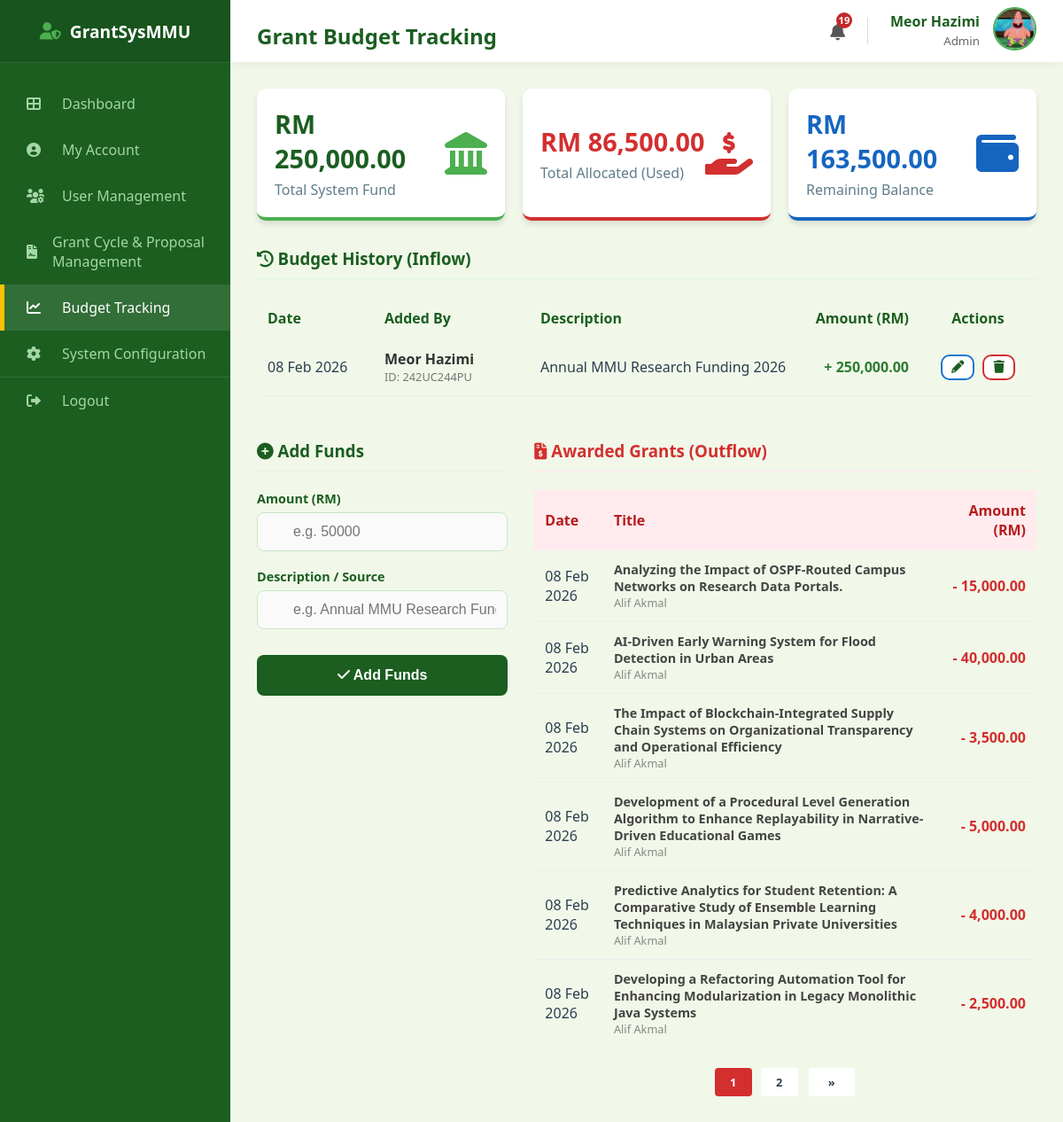
The page /admin/budget (signed in) on the database as committed earlier.
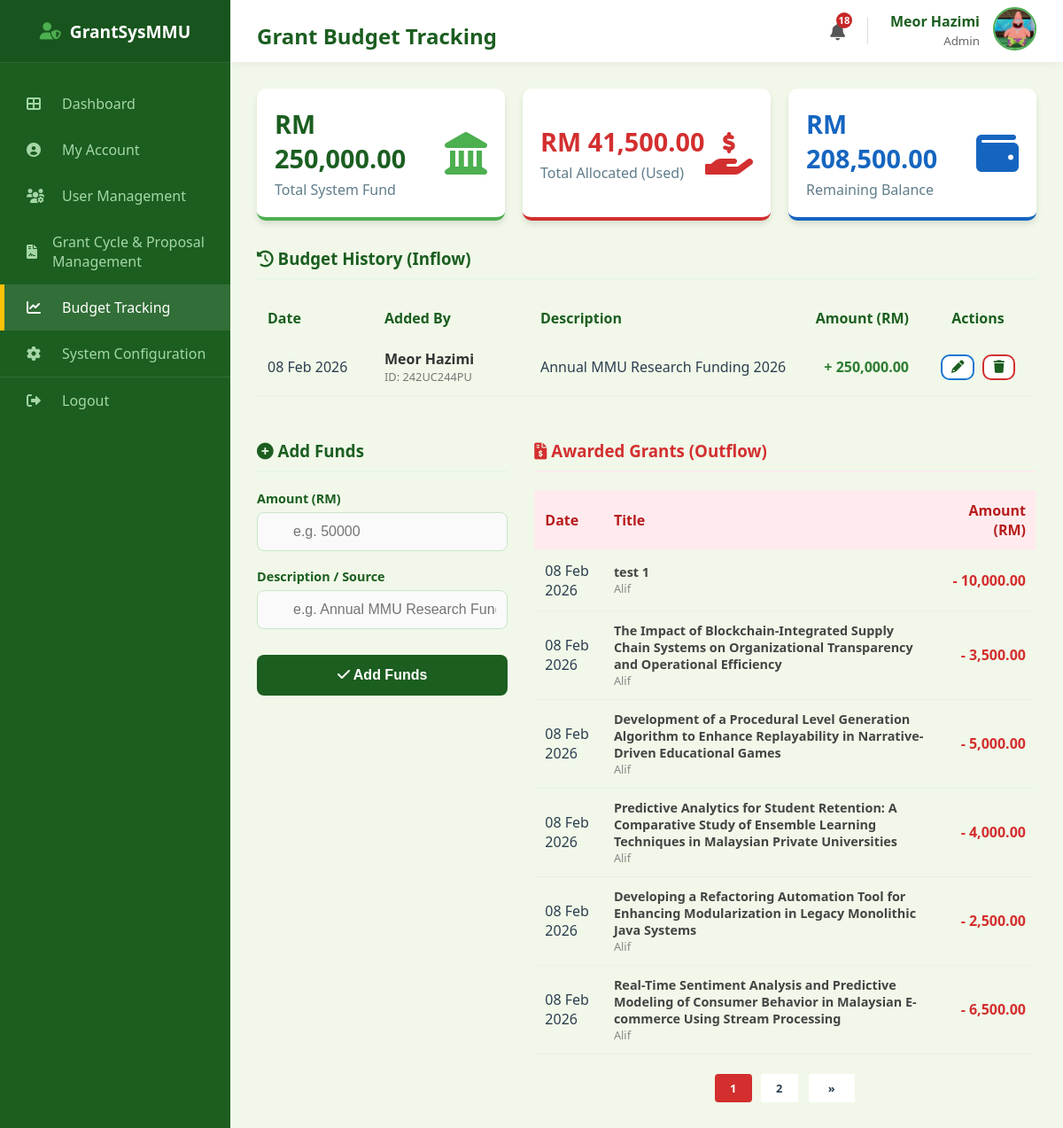
The same page on the database as committed later.
### models.py (models this page shows, shortened)
class Budget(db.Model):
    __tablename__ = "budget"
    budget_id = db.Column(db.Integer, primary_key=True)
    amount = db.Column(db.Float, nullable=False)
    description = db.Column(db.String(255), nullable=False)
    created_at = db.Column(db.DateTime, default=malaysia_now)
    admin_id = db.Column(db.String(50), db.ForeignKey("user.mmu_id"), nullable=False)
    admin = db.relationship("User", backref="budgets_added")

class User(db.Model):
    __tablename__ = "user"
    mmu_id = db.Column(db.String(15), primary_key=True)
    name = db.Column(db.String(150), nullable=False)
    email = db.Column(db.String(100), unique=True, nullable=False)
    password = db.Column(db.String(100), nullable=False)
    faculty = db.Column(db.String(100), nullable=False)
    user_role = db.Column(db.String(25), nullable=False)
    profile_image = db.Column(db.String(20), nullable=False, default="default.jpg")
    phone_number = db.Column(db.String(20), nullable=True)
    admin_profile = db.relationship(
        "Admin", backref="user_info", uselist=False, cascade="all, delete-orphan"
    )
    researcher_profile = db.relationship(
        "Researcher", backref="user_info", uselist=False, cascade="all, delete-orphan"
    )
    reviewer_profile = db.relationship(
        "Reviewer", backref="user_info", uselist=False, cascade="all, delete-orphan"
    )
    hod_profile = db.relationship(
        "HOD", backref="user_info", uselist=False, cascade="all, delete-orphan"
    )

class Grant(db.Model):
    __tablename__ = "grant"
    grant_id = db.Column(db.Integer, primary_key=True)
    grant_amount = db.Column(db.Float, nullable=False)
    award_date = db.Column(db.DateTime, default=malaysia_now)
    proposal_id = db.Column(
        db.Integer, db.ForeignKey("proposal.proposal_id"), nullable=False
    )
    proposal = db.relationship(
        "Proposal", backref=db.backref("grant_award", uselist=False)
    )

class Proposal(db.Model):
    __tablename__ = "proposal"
    proposal_id = db.Column(db.Integer, primary_key=True)
    title = db.Column(db.String(255), nullable=False)
    research_area = db.Column(db.String(100), nullable=False, default="General")
    requested_budget = db.Column(db.Float, nullable=False)
    status = db.Column(db.String(30), nullable=False, default="Draft")
    submission_date = db.Column(db.Date, default=malaysia_now)
    document_file = db.Column(db.String(100), nullable=True)
    review_score = db.Column(db.Integer, nullable=True)
    review_feedback = db.Column(db.Text, nullable=True)
    review_draft = db.Column(db.Text, nullable=True)
    researcher_id = db.Column(
        db.Integer, db.ForeignKey("researcher.researcher_id"), nullable=False
    )
    cycle_id = db.Column(
        db.Integer, db.ForeignKey("grant_cycle.cycle_id"), nullable=False
    )
    assigned_reviewer_id = db.Column(
        db.Integer, db.ForeignKey("reviewer.reviewer_id"), nullable=True
    )
    assigned_hod_id = db.Column(db.Integer, db.ForeignKey("hod.hod_id"), nullable=True)
    reviewer = db.relationship("Reviewer", foreign_keys=[assigned_reviewer_id])
    hod = db.relationship("HOD", foreign_keys=[assigned_hod_id])
    deadlines = db.relationship(
        "Deadline", backref="proposal", cascade="all, delete-orphan"
    )

### routes/admin_routes.py (the view, shortened to what this page needs)
@admin_bp.route("/admin/budget", methods=["GET", "POST"])
def admin_budget_tracking():
    if session.get("role") != "Admin":
        return redirect(url_for("admin.admin_login"))
    total_budget_in = db.session.query(func.sum(Budget.amount)).scalar() or 0.0
    total_grants_out = db.session.query(func.sum(Grant.grant_amount)).scalar() or 0.0
    current_balance = total_budget_in - total_grants_out
    budget_history = Budget.query.order_by(Budget.created_at.desc()).all()
    page = request.args.get("page", 1, type=int)
    per_page = 6
    active_grants = Grant.query.order_by(Grant.award_date.desc()).paginate(
        page=page, per_page=per_page, error_out=False
    )
    return render_template(
        "admin_budget_tracking.html",
        user=User.query.get(session["user_id"]),
        total_fund=total_budget_in,
        total_allocated=total_grants_out,
        current_balance=current_balance,
        budget_history=budget_history,
        active_grants=active_grants,
    )

### main.py (called while the page is built)
@app.context_processor
def inject_notifications():
    if "user_id" in session:
        unread = Notification.query.filter_by(recipient_id=session["user_id"], is_read=False).count()
        return dict(unread_notifications=unread)
    return dict(unread_notifications=0)

### templates/admin_budget_tracking.html (shortened to what the changed rows need)
<!DOCTYPE html>
<html lang="en">
<head>
    <link rel="stylesheet" type="text/css" href="{{ url_for('static', filename='style.css') }}">
    <link rel="stylesheet" href="https://cdnjs.cloudflare.com/ajax/libs/font-awesome/6.0.0/css/all.min.css">
</head>
<body>
    <div class="dashboard-container">
        <div class="main-content">
            <div class="top-bar">
                <h2>Grant Budget Tracking</h2>
                <div style="display: flex; align-items: center; gap: 25px;">
                    <a href="{{ url_for('auth.view_notifications') }}"
                        style="position: relative; color: #555; font-size: 1.2rem; text-decoration: none;">
                        <i class="fas fa-bell"></i>
                        {% if unread_notifications > 0 %}
                        <span
                            style="position: absolute; top: -8px; right: -8px; background: #c62828; color: white; border-radius: 50%; width: 18px; height: 18px; font-size: 0.7rem; display: flex; align-items: center; justify-content: center; font-weight: bold;">
                            {{ unread_notifications }}
                        </span>
                        {% endif %}
                    </a>
                </div>
            </div>
            <div class="content-wrapper">
                <div class="stats-grid">
                    <div class="stat-card" style="border-bottom-color: #d32f2f;">
                        <div class="stat-info">
                            <h3 style="color: #d32f2f; font-size: 1.8rem;">RM {{ "{:,.2f}".format(total_allocated) }}
                            </h3>
                            <p>Total Allocated (Used)</p>
                        </div>
                    </div>
                    <div class="stat-card" style="border-bottom-color: #1565c0;">
                        <div class="stat-info">
                            <h3 style="color: #1565c0; font-size: 1.8rem;">RM {{ "{:,.2f}".format(current_balance) }}
                            </h3>
                            <p>Remaining Balance</p>
                        </div>
                    </div>
                </div>
                <div class="section-card" style="margin-top: 30px; margin-bottom: 30px;">
                    <table style="width: 100%; border-collapse: collapse;">
                        <thead>
                            <tr style="background: #f1f8e9; color: #1b5e20;">
                                <th style="padding: 12px; text-align: left; width: 15%;">Date</th>
                                <th style="padding: 12px; text-align: left; width: 20%;">Added By</th>
                                <th style="padding: 12px; text-align: left; width: 35%;">Description</th>
                                <th style="padding: 12px; text-align: right; width: 15%;">Amount (RM)</th>
                                <th style="padding: 12px; text-align: center; width: 15%;">Actions</th>
                            </tr>
                        </thead>
                        <tbody>
                            {% for item in budget_history %}
                            <tr style="border-bottom: 1px solid #eee;">
                                <form action="{{ url_for('admin.admin_edit_budget', budget_id=item.budget_id) }}" method="POST">
                                    <td style="padding: 12px;">{{ item.created_at.strftime('%d %b %Y') }}</td>
                                    <td style="padding: 12px;">
                                        <div style="font-weight: bold; color: #333;">{{ item.admin.name }}</div>
                                        <div style="font-size: 0.8rem; color: #777;">ID: {{ item.admin_id }}</div>
                                    </td>
                                    <td style="padding: 12px;">
                                        <span class="view-mode-{{ item.budget_id }}">{{ item.description }}</span>
                                    </td>
                                    <td style="padding: 12px; text-align: right;">
                                        <span class="view-mode-{{ item.budget_id }}" style="font-weight: bold; color: #2e7d32;">
                                            + {{ "{:,.2f}".format(item.amount) }}
                                        </span>
                                    </td>
                                    <td style="padding: 12px; text-align: center;">
                                        {% if item.admin_id == user.mmu_id %}
                                            <button type="button" onclick="toggleEdit('{{ item.budget_id }}')"
                                                class="btn-outline view-mode-{{ item.budget_id }}"
                                                style="display: inline-block; padding: 5px 10px; font-size: 0.8rem; color: #1976d2; border-color: #1976d2;">
                                                <i class="fas fa-pencil-alt" style="font-size: 0.9rem; margin: 0;"></i>
                                            </button>
                                            <button type="submit" form="delete-form-{{ item.budget_id }}"
                                                class="btn-outline view-mode-{{ item.budget_id }}"
                                                style="display: inline-block; padding: 5px 10px; font-size: 0.8rem; color: #d32f2f; border-color: #d32f2f; margin-left: 5px;"
                                                onclick="return confirm('Are you sure you want to delete this entry?');">
                                                <i class="fas fa-trash" style="font-size: 0.9rem; margin: 0;"></i>
                                            </button>
                                        {% else %}
                                            <span style="color: #999; font-size: 0.85rem;">
                                                <i class="fas fa-lock"></i> Locked
                                            </span>
                                        {% endif %}
                                    </td>
                                </form>
                            </tr>
                            {% else %}
                            <tr>
                                <td colspan="5" style="padding: 20px; text-align: center; color: #999;">No budget added yet.</td>
                            </tr>
                            {% endfor %}
                        </tbody>
                    </table>
                </div>
                <div style="display: grid; grid-template-columns: 1fr 2fr; gap: 30px;">
                    <div class="section-card">
                        <table style="width: 100%; border-collapse: collapse;">
                            <thead>
                                <tr style="background: #ffebee; color: #b71c1c;">
                                    <th style="padding: 12px; text-align: left;">Date</th>
                                    <th style="padding: 12px; text-align: left;">Title</th>
                                    <th style="padding: 12px; text-align: right;">Amount (RM)</th>
                                </tr>
                            </thead>
                            <tbody>
                                {% for grant in active_grants.items %}
                                <tr style="border-bottom: 1px solid #eee;">
                                    <td style="padding: 12px;">{{ grant.award_date.strftime('%d %b %Y') }}</td>
                                    <td style="padding: 12px;">
                                        <div style="font-weight: bold; color: #444; font-size: 0.9rem;">{{ grant.proposal.title }}</div>
                                        <div style="font-size: 0.8rem; color: #888;">{{ grant.proposal.researcher.user_info.name }}</div>
                                    </td>
                                    <td style="padding: 12px; text-align: right; font-weight: bold; color: #d32f2f;">
                                        - {{ "{:,.2f}".format(grant.grant_amount) }}
                                    </td>
                                </tr>
                                {% else %}
                                <tr>
                                    <td colspan="3" style="padding: 20px; text-align: center; color: #999;">No grants awarded yet.</td>
                                </tr>
                                {% endfor %}
                            </tbody>
                        </table>
                        {% if active_grants.pages > 1 %}
                        <div style="margin-top: 20px; display: flex; justify-content: center; align-items: center; gap: 8px;">
                            {% for page_num in active_grants.iter_pages(left_edge=1, right_edge=1, left_current=1, right_current=1) %}
                                {% if page_num %}
                                    {% if active_grants.page == page_num %}
                                        <span style="min-width: 32px; height: 32px; padding: 0 5px; display: flex; align-items: center; justify-content: center; background-color: #d32f2f; color: white; border-radius: 4px; font-size: 0.8rem; font-weight: bold; cursor: default;">
                                            {{ page_num }}
                                        </span>
                                    {% else %}
                                        <a href="{{ url_for('admin.admin_budget_tracking', page=page_num) }}"
                                           class="btn-outline"
                                           style="min-width: 32px; height: 32px; padding: 0 5px; display: flex; align-items: center; justify-content: center; font-size: 0.8rem; border-radius: 4px; text-decoration: none;">
                                           {{ page_num }}
                                        </a>
                                    {% endif %}
                                {% else %}
                                    <span style="color: #999; font-size: 0.8rem;">...</span>
                                {% endif %}
                            {% endfor %}
                            {% if active_grants.has_next %}
                                <a href="{{ url_for('admin.admin_budget_tracking', page=active_grants.next_num) }}"
                                   class="btn-outline"
                                   style="min-width: 32px; height: 32px; padding: 0 10px; display: flex; align-items: center; justify-content: center; font-size: 0.8rem; border-radius: 4px; text-decoration: none;">
                                   &raquo;
                                </a>
                            {% endif %}
                        </div>
                        {% endif %}
                    </div>
                </div>
            </div>
        </div>
    </div>
</body>
</html>

Rows that differ between the two databases and show on the page:
removed Grant: award_date "08 Feb 2026", proposal "Analyzing the Impact of OSPF-Routed Campus Networks on Research Data Portals.", proposal.researcher.user_info.name "Alif Akmal", grant_amount "15,000.00"
changed Grant: proposal "AI-Driven Early Warning System for Flood Detection in Urban Areas" → "test 1"; proposal.researcher.user_info.name "Alif Akmal" → "Alif"; grant_amount "40,000.00" → "10,000.00"
changed through a linked row, Grant (number 2 of 6 on the later page): proposal.researcher.user_info.name "Alif Akmal" → "Alif"
changed through a linked row, Grant (number 3 of 6 on the later page): proposal.researcher.user_info.name "Alif Akmal" → "Alif"
changed through a linked row, Grant (number 4 of 6 on the later page): proposal.researcher.user_info.name "Alif Akmal" → "Alif"
changed through a linked row, Grant (number 5 of 6 on the later page): proposal.researcher.user_info.name "Alif Akmal" → "Alif"
now on this page (row unchanged): Grant: award_date "08 Feb 2026", proposal "Real-Time Sentiment Analysis and Predictive Modeling of Consumer Behavior in Malaysian E-commerce Using Stream Processing", proposal.researcher.user_info.name "Alif", grant_amount "6,500.00"
Other text that changed with them:
{{ unread_notifications }}: "19" → "18"
{{ "{:,.2f}".format(total_allocated) }}: "86,500.00" → "41,500.00"
{{ "{:,.2f}".format(current_balance) }}: "163,500.00" → "208,500.00"
